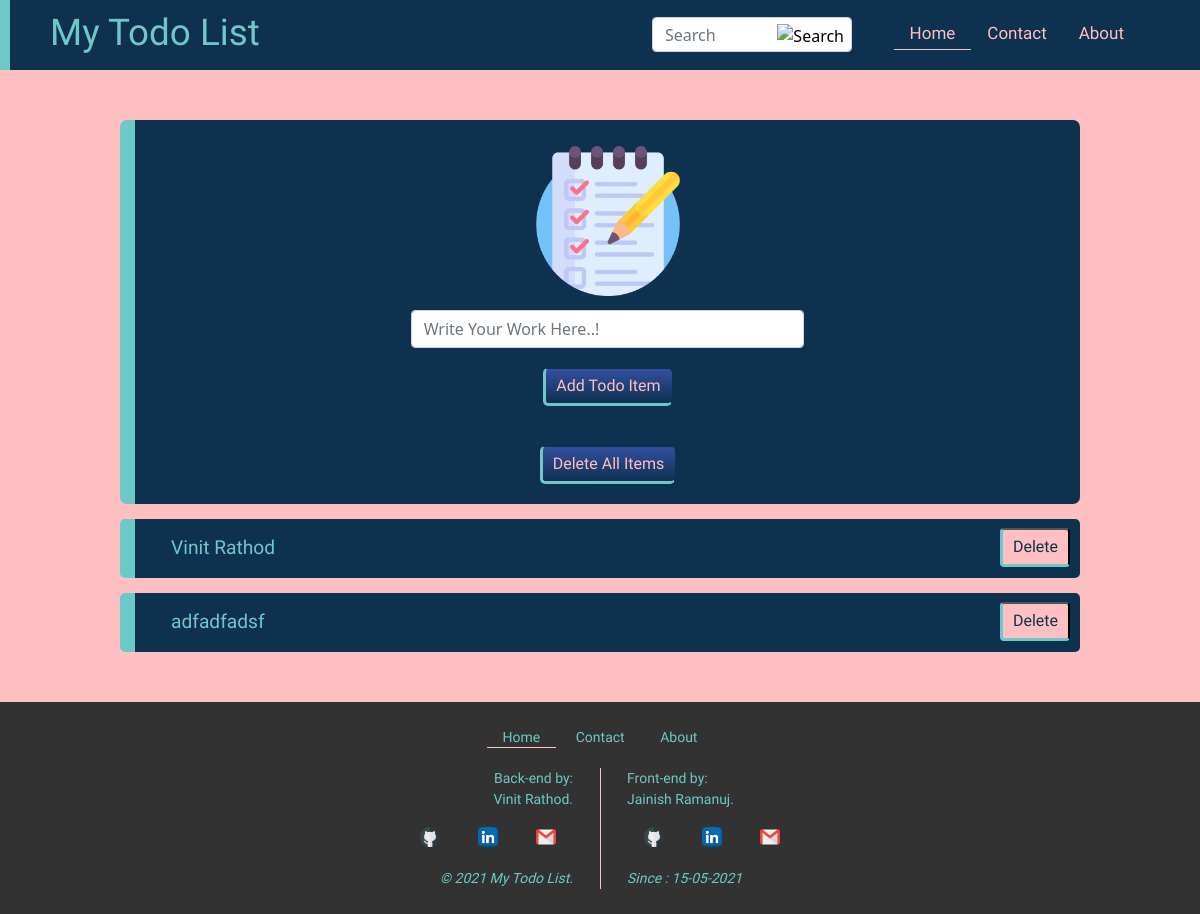
Before: / with the older database file.
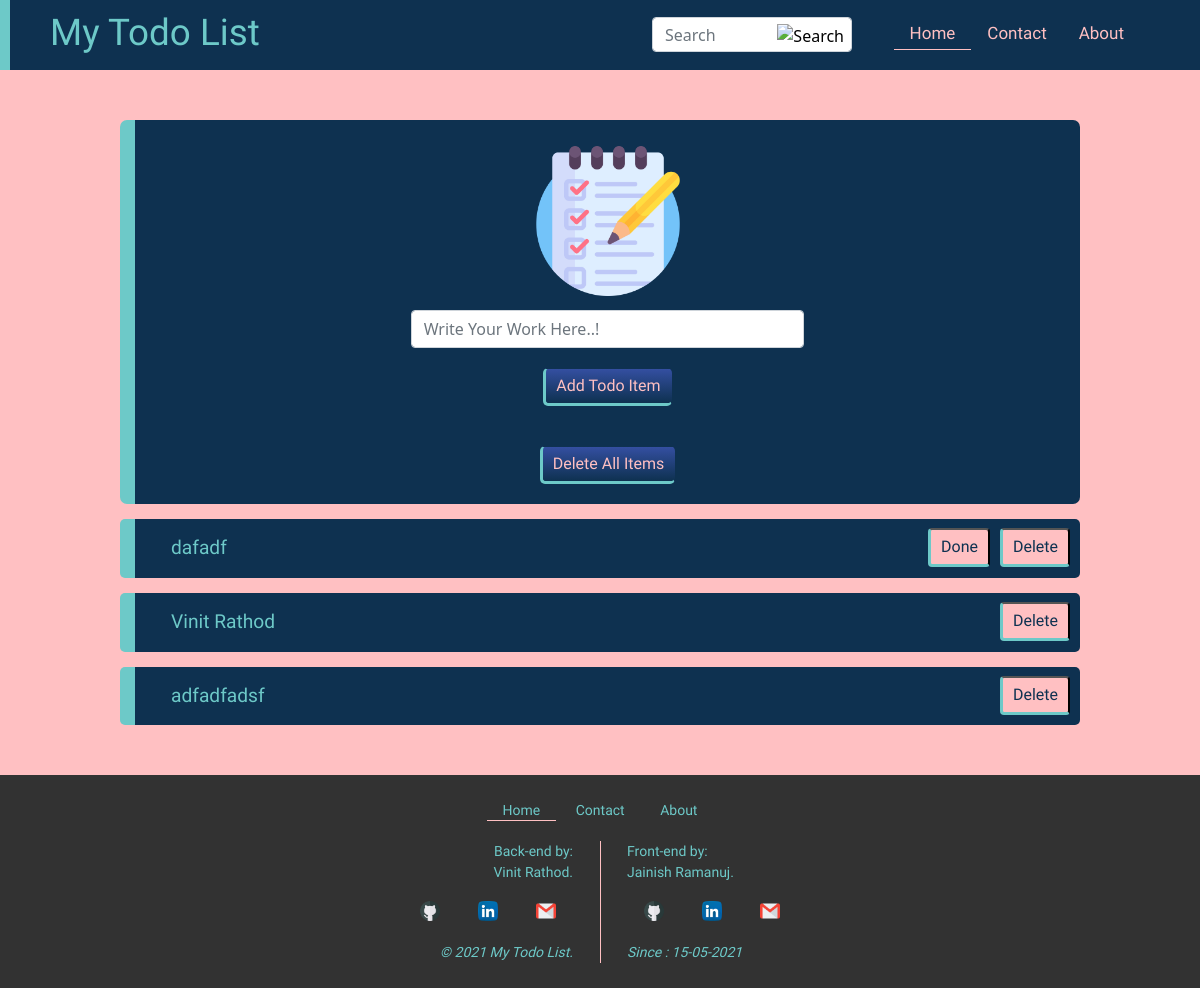
After: the same page with the newer database file.
### todoApp/models.py (models this page shows)
class TodoListItem(models.Model):
    content = models.TextField()
    time = models.DateTimeField(default=timezone.now())
    done = models.BooleanField(default=False)

### todoApp/views.py (the view)
# urls.py: path('',views.IndexView.as_view(),name = 'index'),
class IndexView(generic.ListView):
    template_name = 'todoApp/todoList.html'
    context_object_name = 'all_items'
    def get_queryset(self):
        return TodoListItem.objects.all().order_by('-time')

### todoApp/templates/todoApp/todoList.html (shortened to what the changed rows need)
<!DOCTYPE html>
{% load static %}
<html lang="en" dir="ltr">
<head>
    <link href="https://cdn.jsdelivr.net/npm/bootstrap@5.0.0-beta2/dist/css/bootstrap.min.css" rel="stylesheet"
>
    <link rel="stylesheet" href="{% static 'css/todoList.css' %}">
    <link rel="stylesheet" href="https://cdnjs.cloudflare.com/ajax/libs/font-awesome/4.7.0/css/font-awesome.min.css">
</head>
<body>
    <div>
        <div class="div_center">
            <div class="div_1">
                <div class="flip-box">
                    <div class="flip-box-inner">
                        <div class="flip-box-back">
                            <br>
                            <h1>Welcome..!</h1>
                        </div>
                    </div>
                </div>
            </div>
        </div>
        <div class="div_3">
            <div>
                {% for i in all_items %}
                <div class="list">
                    {{i.content}}
                    {% if i.done == False %}
                    <form class="done" action="/doneitem/{{i.id}}/" method="POST">
                        <input type="submit" class="btn_2" value="Done">
                    </form>
                    {% endif %}
                    <form class="delete" action="/deleteTodoItem/{{i.id}}/" method="POST">
                        <input type="submit" class="btn_2" value="Delete">
                    </form>
                </div>
                {% endfor %}
            </div>
        </div>
    </div>
</body>
</html>

Changed rows visible on the page:
added TodoListItem: content "dafadf"
